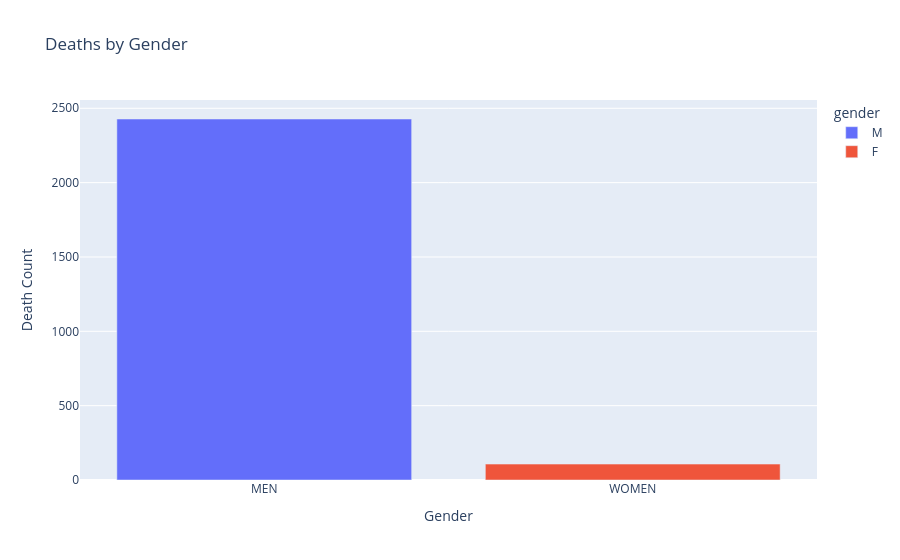

This figure's notebook cell:
### Code cell
fig = px.bar(deaths_by_gender, x=deaths_by_gender.index,
             y=deaths_by_gender.values,
             color=deaths_by_gender.index,
             title="Deaths by Gender")
fig.update_xaxes(title_text='Gender', tickvals=[0, 1], ticktext=['MEN', 'WOMEN'])
fig.update_yaxes(title_text='Death Count')

fig.show()

### Figure 1 — Plotly figure (JSON) as saved in the notebook; plotly's stock layout.template omitted (floating-point values rounded to 4 significant figures)
{"data": [{"hovertemplate": "gender=%{x}<br>y=%{y}<extra></extra>", "legendgroup": "M", "marker": {"color": "#636efa", "pattern": {"shape": ""}}, "name": "M", "orientation": "v", "showlegend": true, "textposition": "auto", "type": "bar", "x": ["M"], "xaxis": "x", "y": [2428], "yaxis": "y"}, {"hovertemplate": "gender=%{x}<br>y=%{y}<extra></extra>", "legendgroup": "F", "marker": {"color": "#EF553B", "pattern": {"shape": ""}}, "name": "F", "orientation": "v", "showlegend": true, "textposition": "auto", "type": "bar", "x": ["F"], "xaxis": "x", "y": [107], "yaxis": "y"}], "layout": {"barmode": "relative", "legend": {"title": {"text": "gender"}, "tracegroupgap": 0}, "title": {"text": "Deaths by Gender"}, "xaxis": {"anchor": "y", "categoryarray": ["M", "F"], "categoryorder": "array", "domain": [0, 1], "ticktext": ["MEN", "WOMEN"], "tickvals": [0, 1], "title": {"text": "Gender"}}, "yaxis": {"anchor": "x", "domain": [0, 1], "title": {"text": "Death Count"}}}}
